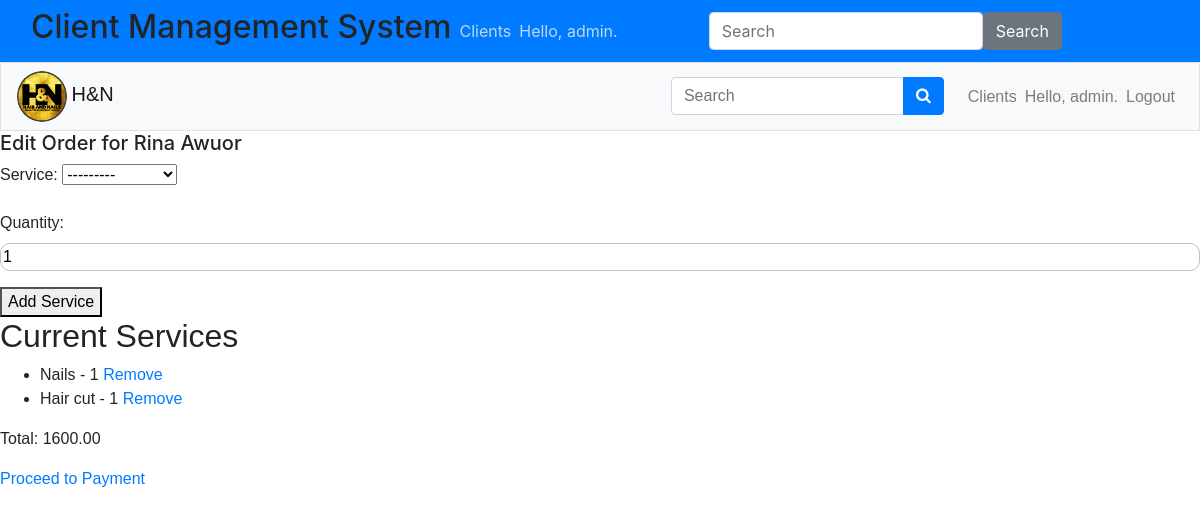
Page /services/order/edit/6/ (signed in) on the earlier database version.
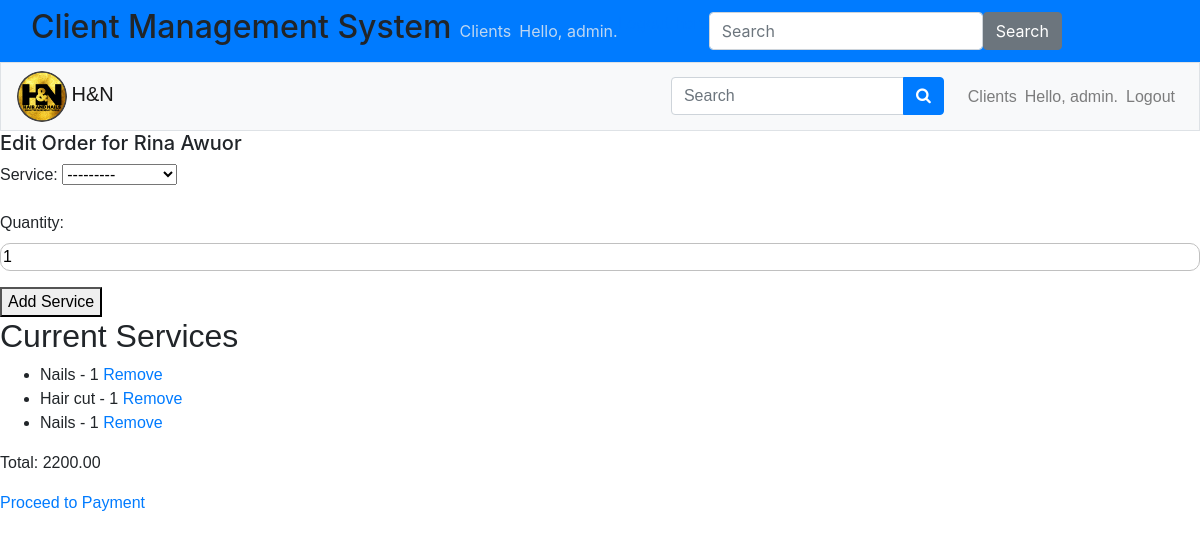
Same page on the later database version.
### services/models.py (models this page shows, shortened)
class OrderItem(models.Model):
    order = models.ForeignKey(Order, on_delete=models.CASCADE)
    service = models.ForeignKey(Service, on_delete=models.CASCADE)
    quantity = models.PositiveIntegerField(default=1)

class Service(models.Model):
    name = models.CharField(max_length=200)
    price = models.DecimalField(max_digits=10, decimal_places=2)
    description = models.TextField(blank=True, null=True)
    duration = models.DurationField(blank=True, null=True)
    def __str__(self):
        return self.name

class Order(models.Model):
    client = models.ForeignKey(Client, on_delete=models.CASCADE)
    created_at = models.DateTimeField(default=timezone.now)
    status = models.CharField(max_length=10, choices=[('pending', 'Pending'), ('completed', 'Completed')], default='pending')
    total = models.DecimalField(max_digits=10, decimal_places=2, default=0)

### users/models.py (models this page shows, shortened)
class Client(models.Model):
    first_name = models.CharField(max_length=100)
    second_name = models.CharField(max_length=100)
    email = models.EmailField(unique=True)
    phone = models.CharField(max_length=15, unique=True)
    points = models.IntegerField(default=0)
    referral_points = models.IntegerField(default=0)
    date_of_birth = models.DateField(null=True, blank=True)
    birthday_points = models.IntegerField(default=0)
    referred_by = models.ForeignKey('self', null=True, blank=True, on_delete=models.SET_NULL)
    card_paid = models.BooleanField(default=False)
    card_issued = models.BooleanField(default=False)

### services/views.py (the view)
# urls.py: path('order/edit/<int:order_id>/', views.edit_order, name='edit_order'),
@login_required
def edit_order(request, order_id):
    order = get_object_or_404(Order, id=order_id)
    if request.method == 'POST':
        form = OrderItemForm(request.POST)
        if form.is_valid():
            order_item = form.save(commit=False)
            order_item.order = order
            order_item.save()
            order.calculate_total()
            return redirect('services:edit_order', order.id)
    else:
        form = OrderItemForm()
    return render(request, 'services/edit_order.html', {'form': form, 'order': order})

### users/forms.py
class OrderItemForm(forms.ModelForm):
    class Meta:
        model = OrderItem
        fields = ['service', 'quantity']

### services/templates/services/edit_order.html (shortened to what this page needs)
<!DOCTYPE html>
<html>
<head>
    {% extends 'users/base.html' %}
    {% block header %}
    <h5>Edit Order for {{ order.client.first_name }} {{ order.client.second_name }}</h5>
    {% endblock header %}
    {% block content %}
    <form method="post">
        {{ form.as_p }}
        <button type="submit">Add Service</button>
    </form>
    <h2>Current Services</h2>
    <ul>
        {% for item in order.orderitem_set.all %}
            <li>
                {{ item.service.name }} - {{ item.quantity }}
                <a href="{% url 'services:delete_order_item' order.id item.id %}">Remove</a>
            </li>
        {% endfor %}
    </ul>
    <p>Total: {{ order.total }}</p>
    <a href="{% url 'services:proceed_to_payment' order.id %}">Proceed to Payment</a>
    {% endblock content %}

Differences in the rows shown:
changed Order "Rina": total "1600.00" → "2200.00"
added OrderItem: service.name "Nails", quantity "1"
